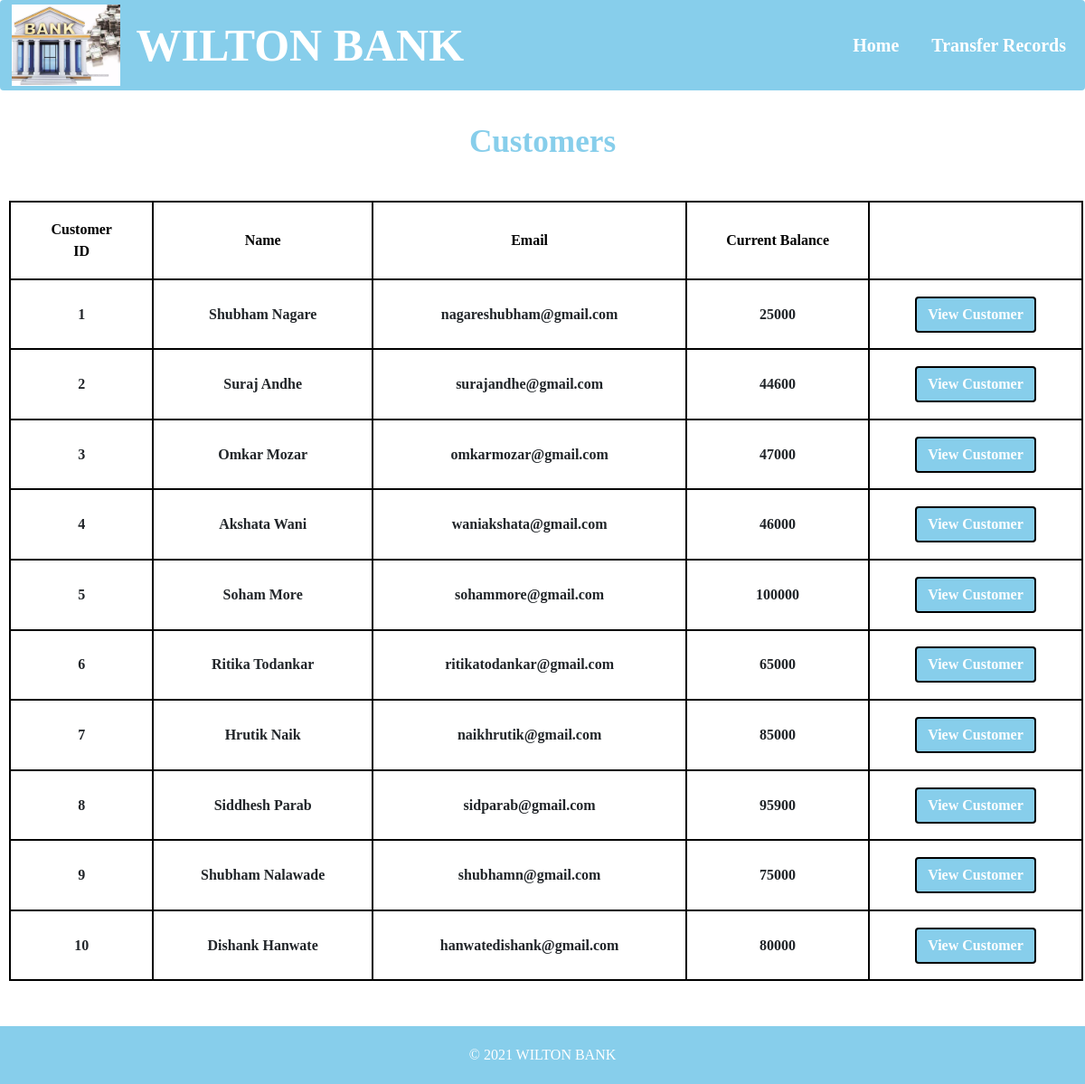
Page /viewcustomers.php on the committed database.
### tables this page shows
CREATE TABLE `customers` (
  `customer_id` int(255) NOT NULL,
  `name` text NOT NULL,
  `email` varchar(255) NOT NULL,
  `current_balance` int(255) NOT NULL
);

### viewcustomers.php (the view, shortened to what this page needs)
<?php
    $con = mysqli_connect("localhost", "root", "", "bank");
?>
<!DOCTYPE html>
<html lang="en">
<head>
    <link rel="stylesheet" href= "https://maxcdn.bootstrapcdn.com/bootstrap/4.4.1/css/bootstrap.min.css">
    <link rel="stylesheet" href="http://anijs.github.io/lib/anicollection/anicollection.css">
    <link rel="stylesheet" href="https://stackpath.bootstrapcdn.com/bootstrap/4.4.1/css/bootstrap.min.css"
>
    <link rel="stylesheet" href="index.css">
</head>
<body style="background-color: #fff" onload="loader()">
<div class="container-fluid myclass" style="padding:0px; margin:0px;">
        <nav class="navbar navbar-expand-sm  navbar-toggler navbar-light" style="background-color:transparent; background-color:skyblue; opacity:1;">
            <img  height="90"src="./images/1.webp">
            <div class="navbar-brand font-weight-bold " id="title" data-anijs="if: mouseover, do: slideInUp animated" style="color:white;font-family: 'Times New Roman';font-size:2.5em;">
                &nbsp;WILTON BANK
            </div>
            <div class="collapse navbar-collapse" id="navbarTogglerDemo02" style="float:right;">
                <ul class="navbar-nav ml-auto font-weight-bold"  style="font-size:small; color:black; ">
                <li class="nav-item">
                        <a class="nav-link " href="index.php" style="color:white;font-weight:1em;font-size: 20px;">
                            <span style="padding-right:20px;font-family: 'Nunito';" >&nbsp;&nbsp;Home</span>
                        </a>
                    </li>
                    <li class="nav-item">
                        <a class="nav-link" href="transferrecords.php" style="color:white;font-weight:1em;font-size: 20px;font-family: 'Nunito';">
                            Transfer Records
                        </a>
                    </li>
                </ul>
            </div>
        </nav>
    <div>
<div class="usertable">
    <h3 class="font-weight-bold"style="text-align:center;color:skyblue;font-size:2.2em;padding:3%;font-family: 'Nunito';">Customers</h3>
    <table id ="myTable">
          <tr>
            <th style="color:black">Customer ID</th>
            <th style="color:black">Name</th>
            <th style="color:black">Email</th>
            <th style="color:black">Current Balance</th>
            <th>&nbsp;</th>
          </tr>
          <?php
        $sql = "SELECT * FROM `customers`";
        $result = mysqli_query($con, $sql);
        while($row = mysqli_fetch_assoc($result)){
            echo "<tr>";
            echo "<form method ='post' action = 'acustomer.php'>";
            echo "<td>". $row['customer_id'] . "</td>
            <td>". $row['name'] . "</td>
            <td>". $row['email'] . "</td>
            <td>". $row['current_balance'] . "</td>";
           echo "<td> <a href='acustomer.php'><button type='submit' class='btn btn-default' name='user'  id='users1' value= '{$row['name']}' >View Customer</button></a></td>";
            echo "</form>";
           echo  "</tr>";
        }
        ?>
    </table>
</div>
<br><br>
<div class="footer">
        <a href="#">© 2021 WILTON BANK </a><br></div>
</body>
</html>

### index.css (style rules this page uses)
* { font-family: 'Nunito'; }
table { border:2px solid black; width:99%; margin:2px 10px; font-weight:800; }
table tr td { border:2px solid black; padding:1.5% 3%; text-align: center; justify-content: center; font-family: 'Nunito'; }
table tr th { border:2px solid black; padding:1.5% 3%; color:#800000; background-color: #fff; text-align: center; justify-content: center; font-family: 'Nunito'; }
.btn-default { background-color:skyblue; border:2px solid black; color:white; font-weight: 600; }
.footer { width: 100%; text-align: center; background: skyblue; padding: 20px 0; }
.footer a { color: #fff; }

### rows in the picture
customers: customer_id "1", name "Shubham Nagare", email "nagareshubham@gmail.com", current_balance "25000"
customers: customer_id "2", name "Suraj Andhe", email "surajandhe@gmail.com", current_balance "44600"
customers: customer_id "3", name "Omkar Mozar", email "omkarmozar@gmail.com", current_balance "47000"
customers: customer_id "4", name "Akshata Wani", email "waniakshata@gmail.com", current_balance "46000"
customers: customer_id "5", name "Soham More", email "sohammore@gmail.com", current_balance "100000"
customers: customer_id "6", name "Ritika Todankar", email "ritikatodankar@gmail.com", current_balance "65000"
customers: customer_id "7", name "Hrutik Naik", email "naikhrutik@gmail.com", current_balance "85000"
customers: customer_id "8", name "Siddhesh Parab", email "sidparab@gmail.com", current_balance "95900"
customers: customer_id "9", name "Shubham Nalawade", email "shubhamn@gmail.com", current_balance "75000"
customers: customer_id "10", name "Dishank Hanwate", email "hanwatedishank@gmail.com", current_balance "80000"
